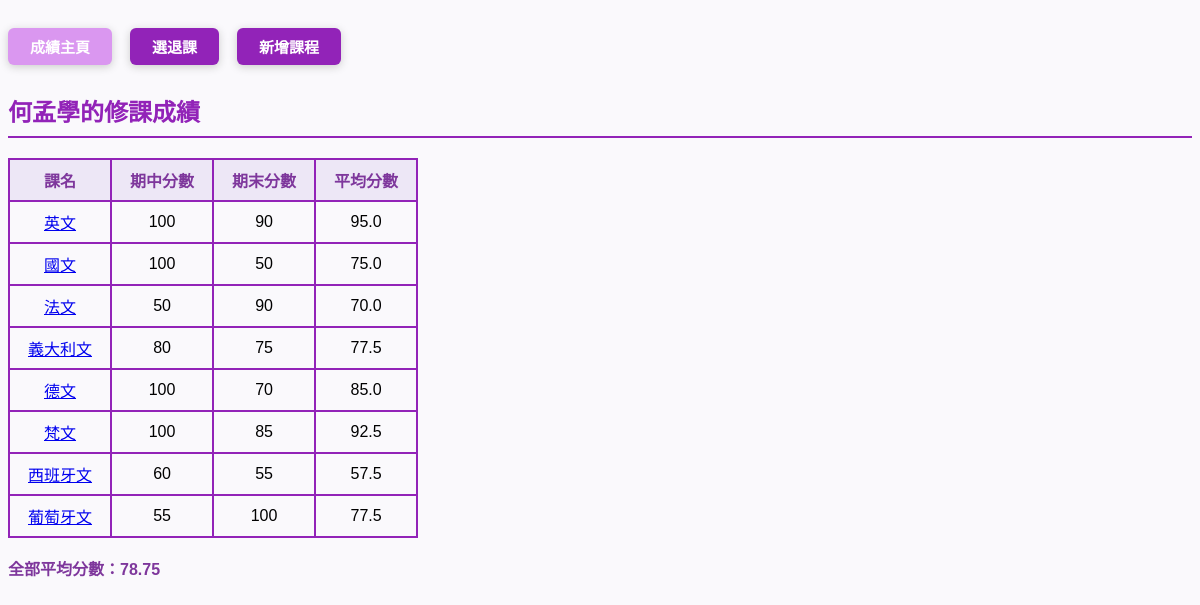
/scores/11/, run on the app's committed database.
### catalog/models.py (models this page shows, shortened)
class Student(models.Model):
    name = models.CharField(max_length=20)

class Enrollment(models.Model):
    student = models.ForeignKey(Student, on_delete=models.CASCADE)
    course = models.ForeignKey(Course, on_delete=models.CASCADE)
    midterm_score = models.PositiveIntegerField(
        validators=[MinValueValidator(0), MaxValueValidator(100)]
    )
    final_score = models.PositiveIntegerField(
        validators=[MinValueValidator(0), MaxValueValidator(100)]
    )
    class Meta:
        unique_together = ['student', 'course']      # 同一學生同一課不可重複
    @property
    def average(self):
        return (self.midterm_score + self.final_score) / 2

class Course(models.Model):
    name = models.CharField(max_length=50, unique=True)      # 課名不可重複
    code = models.CharField(max_length=10, unique=True)      # 課號不可重複
    teacher = models.CharField(max_length=20)

### catalog/views.py (the view)
# urls.py: path('scores/<int:student_id>/', views.score_main, name='score_main'),
def score_main(request, student_id):
    student = get_object_or_404(Student, id=student_id)
    enrollments = Enrollment.objects.filter(student=student)
    average = sum([e.average for e in enrollments]) / (enrollments.count() or 1)
    return render(request, 'score_main.html', {
        'student': student,
        'enrollments': enrollments,
        'average': average,
        'student_id': student_id,
    })

### templates/score_main.html (shortened to what this page needs)
<div class="btn-row">
    <form action="{% url 'score_main' student_id %}" method="get">
        <button type="submit" class="score-btn">成績主頁</button>
    </form>
    <form action="{% url 'enroll_ops' student_id %}" method="get">
        <button type="submit" class="nav-btn">選退課</button>
    </form>
    <form action="{% url 'course_add' %}" method="get">
        <button type="submit" class="nav-btn">新增課程</button>
    </form>
</div>
<h2>{{ student.name }}的修課成績</h2>
<table>
  <tr>
    <th>課名</th>
    <th>期中分數</th>
    <th>期末分數</th>
    <th>平均分數</th>
  </tr>
  {% for e in enrollments %}
  <tr>
    <td><a href="{% url 'course_detail' e.course.id %}">{{ e.course.name }}</a></td>
    <td>{{ e.midterm_score }}</td>
    <td>{{ e.final_score }}</td>
    <td>{{ e.average }}</td>
  </tr>
  {% endfor %}
</table>
<p class="average">全部平均分數：{{ average }}</p>

### templates/score_main.html (style rules this page uses)
h2 { color: #9223b8; border-bottom: 2px solid #9223b8; padding-bottom: 8px; margin-top: 12px; }
.btn-row { display: flex; gap: 18px; margin-top: 28px; margin-bottom: 12px; }
.score-btn { background: #da97f0ff; color: #fff; border: none; padding: 8px 22px; border-radius: 6px; font-weight: bold; font-size: 15px; cursor: pointer; box-shadow: 0 2px 8px #ccc; transition: background 0.2s; }
.nav-btn { background: #9223b8; color: #fff; border: none; padding: 8px 22px; border-radius: 6px; font-weight: bold; font-size: 15px; cursor: pointer; box-shadow: 0 2px 8px #ccc; transition: background 0.2s; }
table { border-collapse: collapse; margin-top: 18px; margin-bottom: 18px; }
th, td { border: 2px solid #9223b8; padding: 8px 18px; text-align: center; }
th { background: #ede7f6; color: #7e379c; }
.average { color: #7e379c; font-weight: bold; font-size: 16px; margin-top: 12px; }

### data on the page
Student: name "何孟學"
Enrollment: course.name "英文", midterm_score "100", final_score "90", average "95.0"
Enrollment: course.name "國文", midterm_score "100", final_score "50", average "75.0"
Enrollment: course.name "法文", midterm_score "50", final_score "90", average "70.0"
Enrollment: course.name "義大利文", midterm_score "80", final_score "75", average "77.5"
Enrollment: course.name "德文", midterm_score "100", final_score "70", average "85.0"
Enrollment: course.name "梵文", midterm_score "100", final_score "85", average "92.5"
Enrollment: course.name "西班牙文", midterm_score "60", final_score "55", average "57.5"
Enrollment: course.name "葡萄牙文", midterm_score "55", final_score "100", average "77.5"

### other printed values
{{ average }} "78.75"
